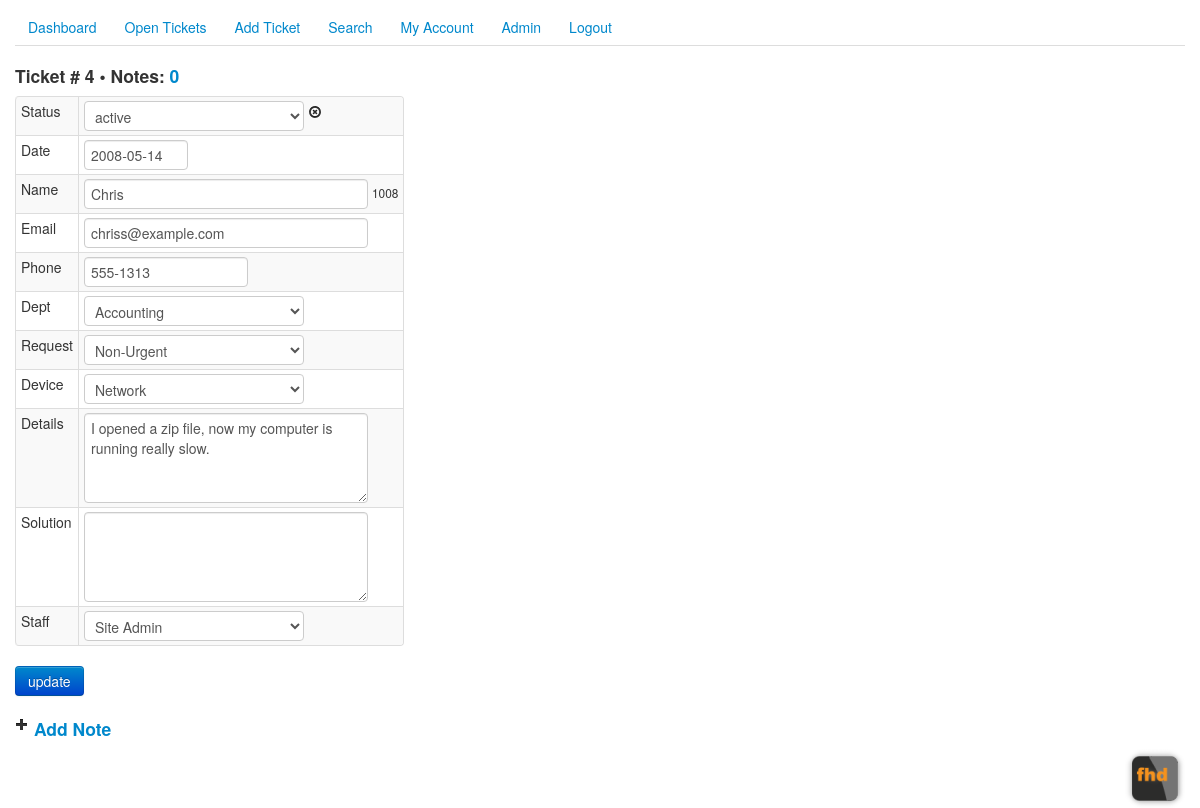
The app's page /fhd_call_edit.php?call_id=4 (signed in) with its own data.
### tables this page shows
CREATE TABLE IF NOT EXISTS `site_calls` (
  `call_id` int(11) NOT NULL AUTO_INCREMENT,
  `call_first_name` varchar(100) NOT NULL,
  `call_last_name` varchar(100) NOT NULL,
  `call_phone` varchar(100) NOT NULL,
  `call_email` varchar(200) NOT NULL,
  `call_department` int(11) NOT NULL DEFAULT '0',
  `call_request` int(11) NOT NULL DEFAULT '0',
  `call_device` int(11) NOT NULL DEFAULT '0',
  `call_details` text NOT NULL,
  `call_date` int(11) NOT NULL DEFAULT '0',
  `call_date2` int(11) NOT NULL DEFAULT '0',
  `call_status` int(11) NOT NULL DEFAULT '0',
  `call_solution` text NOT NULL,
  `call_user` int(11) NOT NULL DEFAULT '0',
  `call_staff` int(11) NOT NULL DEFAULT '0',
  PRIMARY KEY (`call_id`),
  KEY `call_department` (`call_department`),
  KEY `call_request` (`call_request`),
  KEY `call_device` (`call_device`),
  KEY `call_status` (`call_status`),
  KEY `call_user` (`call_user`),
  KEY `call_staff` (`call_staff`)
);

CREATE TABLE IF NOT EXISTS `site_types` (
  `type_id` int(11) NOT NULL AUTO_INCREMENT,
  `type` int(1) NOT NULL DEFAULT '0',
  `type_name` varchar(200) NOT NULL,
  `type_email` varchar(200) NOT NULL,
  `type_location` text NOT NULL,
  `type_phone` varchar(100) NOT NULL,
  PRIMARY KEY (`type_id`),
  KEY `type` (`type`)
);

### includes/functions.php (called while the page is built, shortened)
<?php
function checkid($id) {
	if(!is_numeric($id)){
		echo "<p>Invalid ID</p>";
		exit;
		}else{
	return $id;
	}
}
?>

### includes/ez_sql_mysqli.php (called while the page is built, shortened)
<?php
	$ezsql_mysqli_str = array
	(
		1 => 'Require $dbuser and $dbpassword to connect to a database server',
		2 => 'Error establishing mySQLi database connection. Correct user/password? Correct hostname? Database server running?',
		3 => 'Require $dbname to select a database',
		4 => 'mySQLi database connection is not active',
		5 => 'Unexpected error while trying to select database'
	);
	class ezSQL_mysqli extends ezSQLcore
	{
		function ezSQL_mysqli($dbuser='', $dbpassword='', $dbname='', $dbhost='localhost', $encoding='')
		{
			$this->dbuser = $dbuser;
			$this->dbpassword = $dbpassword;
			$this->dbname = $dbname;
			$this->dbhost = $dbhost;
			$this->encoding = $encoding;
		}
		function connect($dbuser='', $dbpassword='', $dbhost='localhost')
		{
			global $ezsql_mysqli_str; $return_val = false;
			if ( ! $dbuser )
			{
				$this->register_error($ezsql_mysqli_str[1].' in '.__FILE__.' on line '.__LINE__);
				$this->show_errors ? trigger_error($ezsql_mysqli_str[1],E_USER_WARNING) : null;
			}
			else if ( ! $this->dbh = new mysqli($dbhost,$dbuser,$dbpassword) )
			{
				$this->register_error($ezsql_mysqli_str[2].' in '.__FILE__.' on line '.__LINE__);
				$this->show_errors ? trigger_error($ezsql_mysqli_str[2],E_USER_WARNING) : null;
			}
			else
			{
				$return_val = true;
			}
			return $return_val;
		}
		function select($dbname='', $encoding='')
		{
			global $ezsql_mysqli_str; $return_val = false;
			if ( ! $dbname )
			{
				$this->register_error($ezsql_mysqli_str[3].' in '.__FILE__.' on line '.__LINE__);
				$this->show_errors ? trigger_error($ezsql_mysqli_str[3],E_USER_WARNING) : null;
			}
			else if ( ! $this->dbh )
			{
				$this->register_error($ezsql_mysqli_str[4].' in '.__FILE__.' on line '.__LINE__);
				$this->show_errors ? trigger_error($ezsql_mysqli_str[4],E_USER_WARNING) : null;
			}
			else if ( !@$this->dbh->select_db($dbname) )
			{
				if ( !$str = @$this->dbh->error)
					  $str = $ezsql_mysqli_str[5];
				$this->register_error($str.' in '.__FILE__.' on line '.__LINE__);
				$this->show_errors ? trigger_error($str,E_USER_WARNING) : null;
			}
			else
			{
				$return_val = true;
			}
			return $return_val;
		}
		function query($query)
		{
			$return_val = 0;
			$query = trim($query);
			$this->result = @$this->dbh->query($query);
			$is_insert = false;
			if ( preg_match("/^(insert|delete|update|replace|truncate|drop|create|alter|begin|commit|rollback|set)/i",$query) )
			{
				$this->rows_affected = @$this->dbh->affected_rows;
				if ( preg_match("/^(insert|replace)\s+/i",$query) )
				{
					$this->insert_id = @$this->dbh->insert_id;
				}
				$return_val = $this->rows_affected;
			}
			else
			{
				$i=0;
				$num_rows=0;
				while ( $row = @$this->result->fetch_object() )
				{
					$num_rows++;
				}
				$this->num_rows = $num_rows;
				$return_val = $this->num_rows;
			}
			return $return_val;
		}
	}

### includes/ez_sql_core.php (called while the page is built, shortened)
<?php
	class ezSQLcore
	{
		var $show_errors      = true;
		var $timers           = array();
		function flush()
		{
			$this->last_result = null;
		}
		function get_var($query=null,$x=0,$y=0)
		{
			if ( $query )
			{
				$this->query($query);
			}
			if ( $this->last_result[$y] )
			{
				$values = array_values(get_object_vars($this->last_result[$y]));
			}
			return (isset($values[$x]) && $values[$x]!=='')?$values[$x]:null;
		}
		function get_row($query=null,$output=OBJECT,$y=0)
		{
			if ( $query )
			{
				$this->query($query);
			}
			if ( $output == OBJECT )
			{
				return $this->last_result[$y]?$this->last_result[$y]:null;
			}
			elseif ( $output == ARRAY_A )
			{
				return $this->last_result[$y]?get_object_vars($this->last_result[$y]):null;
			}
			elseif ( $output == ARRAY_N )
			{
				return $this->last_result[$y]?array_values(get_object_vars($this->last_result[$y])):null;
			}
			else
			{
				$this->show_errors ? trigger_error(" \$db->get_row(string query, output type, int offset) -- Output type must be one of: OBJECT, ARRAY_A, ARRAY_N",E_USER_WARNING) : null;
			}
		}
		function get_results($query=null, $output = OBJECT)
		{
			if ( $query )
			{
				$this->query($query);
			}
			if ( $output == OBJECT )
			{
				return $this->last_result;
			}
		}
		function timer_get_cur()
		{
			list($usec, $sec) = explode(" ",microtime());
			return ((float)$usec + (float)$sec);
		}
		function timer_start($timer_name)
		{
			$this->timers[$timer_name] = $this->timer_get_cur();
		}
		function timer_elapsed($timer_name)
		{
			return round($this->timer_get_cur() - $this->timers[$timer_name],2);
		}
	}

### includes/checksession.php (called while the page is built, shortened)
<?php
if(isset($_SESSION['user_id'])){
	$user_id = $_SESSION['user_id'];
	}
	else{
	echo "<script>document.location.href='/?e=1'</script>";
	exit;
	}
?>

### fhd_call_edit.php (the view, shortened to what this page needs)
<?php
include("includes/checksession.php");
?>
<!DOCTYPE html>
<html>
<head>
<?php
include("includes/header.php");
include("includes/all-nav.php");
include('includes/functions.php');
$call_id = checkid($_REQUEST ['call_id']);
include("includes/ez_sql_core.php");
include("includes/ez_sql_mysqli.php");
$db = new ezSQL_mysqli(db_user,db_password,db_name,db_host);
$isnotes = $db->get_var("SELECT count(*) from site_notes WHERE (note_relation = $call_id) AND note_type = 1;");
$nacl = md5(AUTH_KEY.$db->get_var("select last_login from site_users where user_id = $user_id;"));
$site_calls = $db->get_row("SELECT call_id,call_first_name,call_last_name,call_phone,call_email,call_department,call_request,call_device,call_details ,call_date,call_date2,call_status,call_solution,call_phone,call_staff,call_user FROM site_calls WHERE (call_id = $call_id) limit 1;");
?>
<h4>Ticket # <?php echo $call_id;?> &bull; Notes: <a href="#notes"><?php echo $isnotes;?></a></h4>
<form action="fhd_call_edit.php" method="post" class="form-horizontal">
<table class="<?php echo $table_style_3;?>">
<?php
	$call_id = $site_calls->call_id;
	$call_user = $site_calls->call_user;
	$call_request = $site_calls->call_request;
	$call_department = $site_calls->call_department;
	$call_device = $site_calls->call_device;
	$call_staff = $site_calls->call_staff;
?>
	<tr><td valign="top">Status</td>
	<td><select name='call_status'>
	<option value='0'<?php if($site_calls->call_status == 0){echo ' selected';}?>>active</option>
	</select> <a href="fhd_call_edit.php?call_id=<?php echo $call_id;?>&action=delete&nacl=<?php echo $nacl;?>" onclick="return confirm('Are you sure you want to delete?')"><i class="icon-remove-circle" title-"delete"></i></a>
	</td></tr>
	<tr><td>Date</td></td>
	<td>
	<input type="text" name="call_date" value="<?php echo date('Y-m-d',$site_calls->call_date);?>" id="datepicker" class="input-small"></td></tr>
	<tr><td>Name</td>
	<td><input type="text" name="call_first_name" value="<?php echo $site_calls->call_first_name;?>" class="input-xlarge">
	<small><?php echo $call_user;?></small>
	</td></tr>
	<tr><td>Email</td>
	<td><input type="text" name="call_email" value="<?php echo $site_calls->call_email;?>" class="input-xlarge"></td></tr>
	<tr><td>Phone</td>
	<td><input type="text" name="call_phone" value="<?php echo $site_calls->call_phone;?>" class="input-medium"></td></tr>
	<tr><td>Dept</td><td><select name='call_department'>
	<?php $call_dept = $db->get_results("select type_id,type_name from site_types where type=1");
foreach ($call_dept as $dept )
{?>
	<option value='<?php echo $dept->type_id;?>'<?php if($dept->type_id == $call_department){echo ' selected';}?>><?php echo $dept->type_name;?></option>
<?php } ?>
	</select></td></tr>
	<tr><td>Request</td><td><select name='call_request'>
	<?php $request_name = $db->get_results("select type_id,type_name from site_types where type=2");
foreach ($request_name as $request )
{?>
	<option value='<?php echo $request->type_id;?>'<?php if($request->type_id == $call_request){echo ' selected';}?>><?php echo $request->type_name;?></option>
<?php } ?>
	</select></td></tr>
	<tr><td>Device</td><td><select name='call_device'>
	<?php $device_name = $db->get_results("select type_id,type_name from site_types where type=3");
foreach ($device_name as $device )
{?>
	<option value='<?php echo $device->type_id;?>'<?php if($device->type_id == $call_device){echo ' selected';}?>><?php echo $device->type_name;?></option>
<?php } ?>
	</select></td></tr>
	<tr><td valign="top">Details</td><td><textarea rows="4" name="call_details" class="input-xlarge"><?php echo $site_calls->call_details;?></textarea></td></tr>
	<tr><td valign="top">Solution</td><td><textarea rows="4" name="call_solution" class="input-xlarge"><?php echo $site_calls->call_solution;?></textarea></td></tr>
	<tr><td>Staff</td><td><select name='call_staff'>
	<?php $staff_name = $db->get_results("select user_id,user_name from site_users where user_level<>1 order by user_name;");
foreach ($staff_name as $staff )
{?>
	<option value='<?php echo $staff->user_id;?>'<?php if($staff->user_id == $call_staff){echo ' selected';}?>><?php echo $staff->user_name;?></option>
<?php } ?>
	</select></td></tr>
</table>
<input type="submit" value="update" class="btn btn-primary">
</form>
<h4><i class="icon-plus"></i> <a href="fhd_add_note.php?call_id=<?php echo $call_id;?>&action=add&nacl=<?php echo $nacl;?>">Add Note</a></h4>
<?php
include("includes/footer.php");
?>

### records on screen
site_calls: call_status "active", call_date "2008-05-14", call_first_name "Chris", call_user "1008", call_email "chriss@example.com", call_phone "555-1313", call_department "Accounting", call_request "Non-Urgent", call_device "Network", call_details "I opened a zip file, now my computer is running really slow."

### other values on screen
$call_id "4"
$isnotes "0"
form field call_staff "Site Admin"
